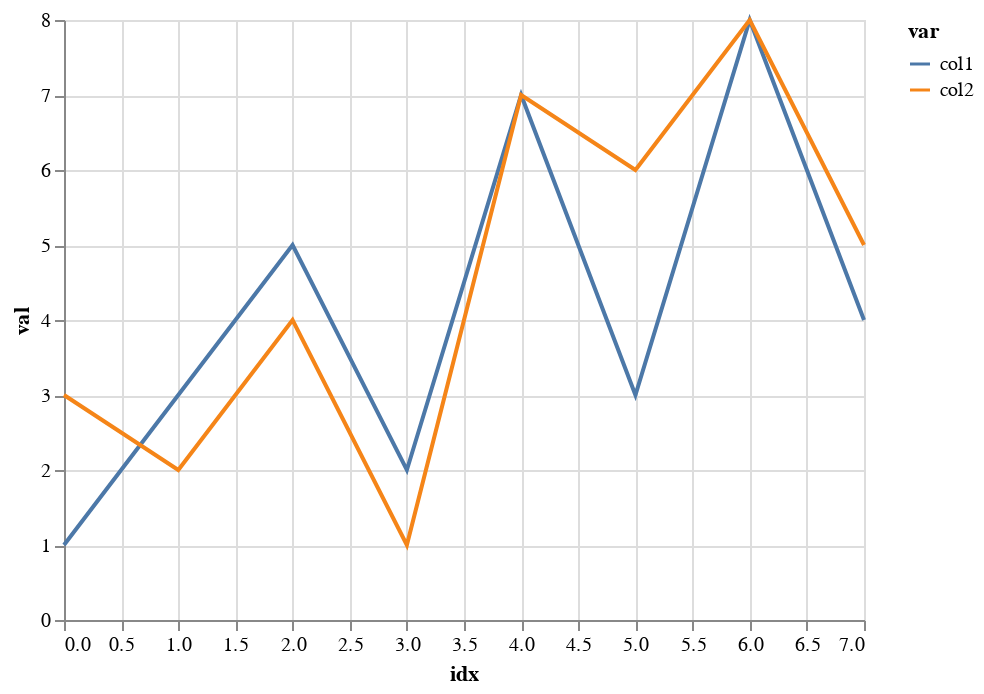

Notebook cell for this chart:
### Code cell
# View the plotted DataFrame
import altair as alt
from IPython.display import display

chart = alt.Chart(long_df).mark_line().encode(
    x=alt.X('idx'),
    y=alt.Y('val'),
    color=alt.Color('var'),
)
chart

### Figure 1 — Vega-Lite specification as saved in the notebook (floating-point values rounded to 4 significant figures)
{"config": {"view": {"continuousWidth": 400, "continuousHeight": 300}}, "data": {"name": "data-8fc9dc7a50e0f63ea5494b532b1d8059"}, "mark": "line", "encoding": {"color": {"type": "nominal", "field": "var"}, "x": {"type": "quantitative", "field": "idx"}, "y": {"type": "quantitative", "field": "val"}}, "$schema": "https://vega.github.io/schema/vega-lite/v4.8.1.json", "datasets": {"data-8fc9dc7a50e0f63ea5494b532b1d8059": [{"idx": 0, "var": "col1", "val": 1}, {"idx": 1, "var": "col1", "val": 3}, {"idx": 2, "var": "col1", "val": 5}, {"idx": 3, "var": "col1", "val": 2}, {"idx": 4, "var": "col1", "val": 7}, {"idx": 5, "var": "col1", "val": 3}, {"idx": 6, "var": "col1", "val": 8}, {"idx": 7, "var": "col1", "val": 4}, {"idx": 0, "var": "col2", "val": 3}, {"idx": 1, "var": "col2", "val": 2}, {"idx": 2, "var": "col2", "val": 4}, {"idx": 3, "var": "col2", "val": 1}, {"idx": 4, "var": "col2", "val": 7}, {"idx": 5, "var": "col2", "val": 6}, {"idx": 6, "var": "col2", "val": 8}, {"idx": 7, "var": "col2", "val": 5}]}}
